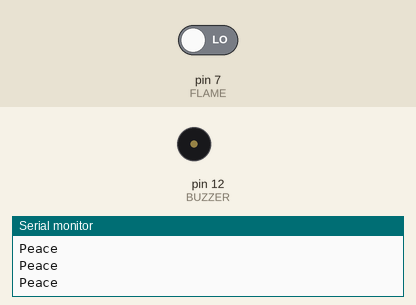
This sketch was run on a simulated Arduino Uno, built with avr-gcc and run on an emulated ATmega328P. Shown: buzzer (waves = sounding, pin HIGH), the last lines printed to the serial monitor. The inputs (shaded band) are chosen by the test bench; at power-on: pin 7 (FLAME) LOW.

Above: at 4.8 s.
4.9 s: pin 7 (FLAME) driven HIGH
At 6.4 s:
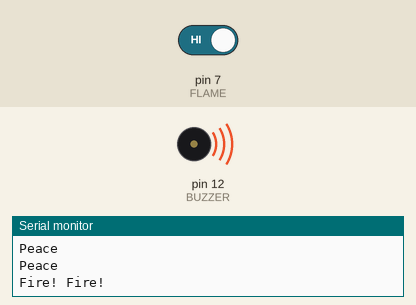
7.6 s: pin 7 (FLAME) driven LOW
At 9.1 s:
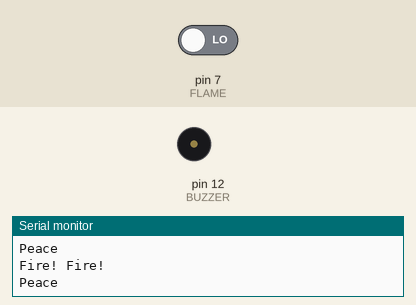
Timing chart, 0 to 10.6 s (numbered marks = the images above; inputs shaded):
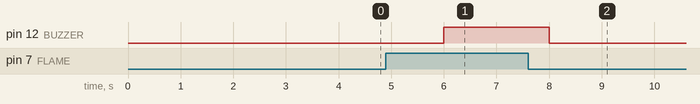

Measured:
- after the input at 4.9 s, pin 12 (BUZZER): LOW → HIGH after 1.1 s
- after the input at 7.6 s, pin 12 (BUZZER): HIGH → LOW after 0.40 s

The sketch:

Flame_sensor.ino
```cpp
#define FLAME 7
#define BUZZER 12
void setup() {
  // put your setup code here, to run once:
  Serial.begin(9600);
  Serial.println("Fire Module Test");
  pinMode(FLAME, INPUT);
  pinMode(BUZZER, OUTPUT);
}

void loop() {
  // put your main code here, to run repeatedly:
  int fire = digitalRead(FLAME);
  if(fire == HIGH)
  {
    digitalWrite(BUZZER, HIGH);
    Serial.println("Fire! Fire!");
  }
  else
  {
    digitalWrite(BUZZER, LOW);
    Serial.println("Peace");
  }
  delay(2000);
}
```
